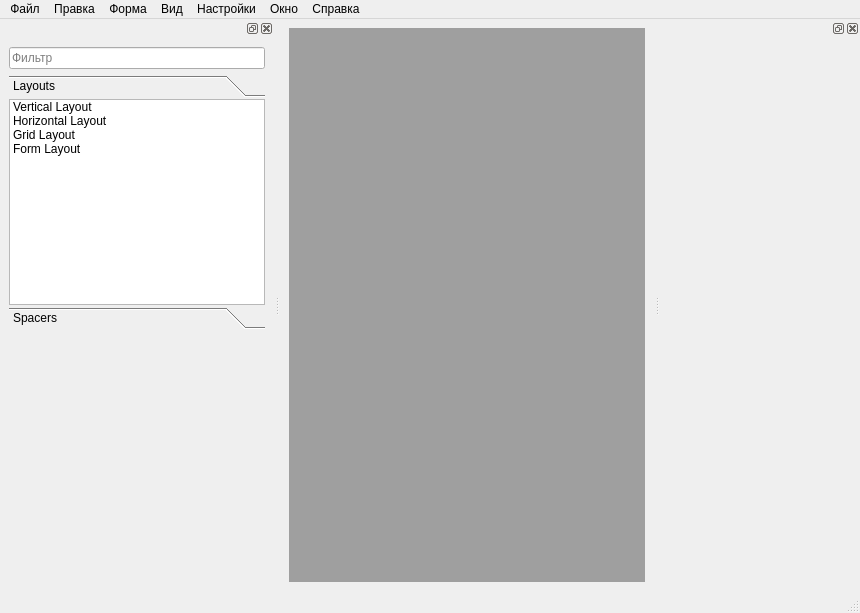
<?xml version="1.0" encoding="UTF-8"?>
<ui version="4.0">
 <class>MainWindow</class>
 <widget class="QMainWindow" name="MainWindow">
  <property name="geometry">
   <rect>
    <x>0</x>
    <y>0</y>
    <width>860</width>
    <height>613</height>
   </rect>
  </property>
  <property name="windowTitle">
   <string>MainWindow</string>
  </property>
  <widget class="QWidget" name="centralwidget">
   <layout class="QHBoxLayout" name="horizontalLayout">
    <item>
     <widget class="QMdiArea" name="mdiArea"/>
    </item>
   </layout>
  </widget>
  <widget class="QMenuBar" name="menubar">
   <property name="geometry">
    <rect>
     <x>0</x>
     <y>0</y>
     <width>860</width>
     <height>21</height>
    </rect>
   </property>
   <widget class="QMenu" name="menu">
    <property name="title">
     <string>Файл</string>
    </property>
    <widget class="QMenu" name="menu_8">
     <property name="title">
      <string>Последние формы</string>
     </property>
     <addaction name="actionQMain_ui"/>
     <addaction name="actionMy_Form_ui"/>
     <addaction name="separator"/>
     <addaction name="action_5"/>
    </widget>
    <addaction name="action"/>
    <addaction name="action_2"/>
    <addaction name="menu_8"/>
    <addaction name="separator"/>
    <addaction name="action_7"/>
    <addaction name="action_8"/>
    <addaction name="action_9"/>
    <addaction name="action_10"/>
    <addaction name="separator"/>
    <addaction name="action_12"/>
    <addaction name="action_13"/>
    <addaction name="separator"/>
    <addaction name="action_15"/>
    <addaction name="separator"/>
    <addaction name="action_17"/>
   </widget>
   <widget class="QMenu" name="menu_2">
    <property name="title">
     <string>Правка</string>
    </property>
    <addaction name="action_18"/>
    <addaction name="action_19"/>
    <addaction name="separator"/>
    <addaction name="action_21"/>
    <addaction name="action_22"/>
    <addaction name="action_23"/>
    <addaction name="action_24"/>
    <addaction name="action_25"/>
    <addaction name="separator"/>
    <addaction name="action_27"/>
    <addaction name="action_28"/>
    <addaction name="separator"/>
    <addaction name="action_30"/>
    <addaction name="action_31"/>
    <addaction name="action_32"/>
    <addaction name="action_33"/>
   </widget>
   <widget class="QMenu" name="menu_3">
    <property name="title">
     <string>Форма</string>
    </property>
    <widget class="QMenu" name="menu_9">
     <property name="title">
      <string>Предпросмотр в</string>
     </property>
     <addaction name="action_windowsvista"/>
     <addaction name="action_Windows"/>
     <addaction name="action_Fusion"/>
    </widget>
    <addaction name="action_34"/>
    <addaction name="action_35"/>
    <addaction name="action_36"/>
    <addaction name="action_37"/>
    <addaction name="action_38"/>
    <addaction name="action_39"/>
    <addaction name="action_40"/>
    <addaction name="action_41"/>
    <addaction name="action_42"/>
    <addaction name="separator"/>
    <addaction name="menu_9"/>
    <addaction name="action_45"/>
    <addaction name="action_C"/>
    <addaction name="action_Python"/>
    <addaction name="separator"/>
    <addaction name="action_47"/>
   </widget>
   <widget class="QMenu" name="menu_4">
    <property name="title">
     <string>Вид</string>
    </property>
    <widget class="QMenu" name="menu_10">
     <property name="title">
      <string>Панель инструментов</string>
     </property>
     <addaction name="action_56"/>
     <addaction name="action_57"/>
     <addaction name="action_58"/>
     <addaction name="action_59"/>
     <addaction name="action_60"/>
    </widget>
    <addaction name="action_48"/>
    <addaction name="action_49"/>
    <addaction name="action_50"/>
    <addaction name="action_51"/>
    <addaction name="action_52"/>
    <addaction name="action_53"/>
    <addaction name="separator"/>
    <addaction name="menu_10"/>
   </widget>
   <widget class="QMenu" name="menu_5">
    <property name="title">
     <string>Настройки</string>
    </property>
    <widget class="QMenu" name="menu_11">
     <property name="title">
      <string>Язык</string>
     </property>
     <addaction name="actionTranslateToEn"/>
     <addaction name="actionTranslateToRu"/>
    </widget>
    <addaction name="action_61"/>
    <addaction name="action_62"/>
    <addaction name="separator"/>
    <addaction name="menu_11"/>
   </widget>
   <widget class="QMenu" name="menu_6">
    <property name="title">
     <string>Окно</string>
    </property>
    <addaction name="action_63"/>
    <addaction name="separator"/>
    <addaction name="actionUiForm_py"/>
   </widget>
   <widget class="QMenu" name="menu_7">
    <property name="title">
     <string>Справка</string>
    </property>
    <addaction name="actionCghfdrf_gj"/>
    <addaction name="separator"/>
    <addaction name="action_66"/>
    <addaction name="separator"/>
    <addaction name="action_68"/>
    <addaction name="action_Qt_Designer"/>
    <addaction name="action_Qt"/>
   </widget>
   <addaction name="menu"/>
   <addaction name="menu_2"/>
   <addaction name="menu_3"/>
   <addaction name="menu_4"/>
   <addaction name="menu_5"/>
   <addaction name="menu_6"/>
   <addaction name="menu_7"/>
  </widget>
  <widget class="QStatusBar" name="statusbar"/>
  <widget class="QDockWidget" name="dockWidget_5">
   <property name="minimumSize">
    <size>
     <width>200</width>
     <height>38</height>
    </size>
   </property>
   <attribute name="dockWidgetArea">
    <number>2</number>
   </attribute>
   <widget class="QWidget" name="dockWidgetContents_5"/>
  </widget>
  <widget class="QDockWidget" name="dockWidget_6">
   <property name="minimumSize">
    <size>
     <width>200</width>
     <height>318</height>
    </size>
   </property>
   <attribute name="dockWidgetArea">
    <number>1</number>
   </attribute>
   <widget class="QWidget" name="dockWidgetContents_6">
    <layout class="QVBoxLayout" name="verticalLayout">
     <item>
      <widget class="QLineEdit" name="lineEdit">
       <property name="text">
        <string/>
       </property>
       <property name="placeholderText">
        <string>Фильтр</string>
       </property>
      </widget>
     </item>
     <item>
      <widget class="QToolBox" name="toolBoxWidgets">
       <property name="sizePolicy">
        <sizepolicy hsizetype="Preferred" vsizetype="Preferred">
         <horstretch>0</horstretch>
         <verstretch>0</verstretch>
        </sizepolicy>
       </property>
       <property name="frameShape">
        <enum>QFrame::NoFrame</enum>
       </property>
       <property name="frameShadow">
        <enum>QFrame::Plain</enum>
       </property>
       <property name="currentIndex">
        <number>0</number>
       </property>
       <property name="tabSpacing">
        <number>2</number>
       </property>
       <widget class="QWidget" name="page">
        <property name="geometry">
         <rect>
          <x>0</x>
          <y>0</y>
          <width>256</width>
          <height>204</height>
         </rect>
        </property>
        <attribute name="label">
         <string>Layouts</string>
        </attribute>
        <layout class="QVBoxLayout" name="verticalLayout_2">
         <property name="spacing">
          <number>0</number>
         </property>
         <property name="leftMargin">
          <number>0</number>
         </property>
         <property name="topMargin">
          <number>0</number>
         </property>
         <property name="rightMargin">
          <number>0</number>
         </property>
         <property name="bottomMargin">
          <number>0</number>
         </property>
         <item>
          <widget class="QListWidget" name="listWidget">
           <property name="viewMode">
            <enum>QListView::ListMode</enum>
           </property>
           <item>
            <property name="text">
             <string>Vertical Layout</string>
            </property>
            <property name="icon">
             <iconset>
              <normaloff>:/layoutICO/verticallayout.ico</normaloff>:/layoutICO/verticallayout.ico</iconset>
            </property>
           </item>
           <item>
            <property name="text">
             <string>Horizontal Layout</string>
            </property>
            <property name="icon">
             <iconset>
              <normaloff>:/layoutICO/horizonatllayout.ico</normaloff>:/layoutICO/horizonatllayout.ico</iconset>
            </property>
           </item>
           <item>
            <property name="text">
             <string>Grid Layout</string>
            </property>
           </item>
           <item>
            <property name="text">
             <string>Form Layout</string>
            </property>
           </item>
          </widget>
         </item>
        </layout>
       </widget>
       <widget class="QWidget" name="page_2">
        <property name="geometry">
         <rect>
          <x>0</x>
          <y>0</y>
          <width>182</width>
          <height>204</height>
         </rect>
        </property>
        <attribute name="label">
         <string>Spacers</string>
        </attribute>
       </widget>
      </widget>
     </item>
     <item>
      <spacer name="verticalSpacer">
       <property name="orientation">
        <enum>Qt::Vertical</enum>
       </property>
       <property name="sizeHint" stdset="0">
        <size>
         <width>20</width>
         <height>40</height>
        </size>
       </property>
      </spacer>
     </item>
    </layout>
   </widget>
  </widget>
  <action name="action">
   <property name="text">
    <string>Новый...</string>
   </property>
   <property name="shortcut">
    <string>Ctrl+N</string>
   </property>
  </action>
  <action name="action_2">
   <property name="text">
    <string>Файл...</string>
   </property>
   <property name="shortcut">
    <string>Ctrl+O</string>
   </property>
  </action>
  <action name="actionQMain_ui">
   <property name="text">
    <string>QMain.ui</string>
   </property>
  </action>
  <action name="actionMy_Form_ui">
   <property name="text">
    <string>My Form.ui</string>
   </property>
  </action>
  <action name="action_5">
   <property name="text">
    <string>Очистить меню</string>
   </property>
  </action>
  <action name="action_7">
   <property name="text">
    <string>Сохранить</string>
   </property>
   <property name="shortcut">
    <string>Ctrl+S</string>
   </property>
  </action>
  <action name="action_8">
   <property name="text">
    <string>Сохранить как...</string>
   </property>
  </action>
  <action name="action_9">
   <property name="text">
    <string>Сохранить всё</string>
   </property>
   <property name="shortcut">
    <string>Ctrl+Shift+Q</string>
   </property>
  </action>
  <action name="action_10">
   <property name="text">
    <string>Сохранить как шаблон...</string>
   </property>
  </action>
  <action name="action_12">
   <property name="text">
    <string>Печать...</string>
   </property>
   <property name="shortcut">
    <string>Ctrl+P</string>
   </property>
  </action>
  <action name="action_13">
   <property name="text">
    <string>Сохранить изображение...</string>
   </property>
  </action>
  <action name="action_15">
   <property name="text">
    <string>Закрыть</string>
   </property>
  </action>
  <action name="action_17">
   <property name="text">
    <string>Выход</string>
   </property>
   <property name="shortcut">
    <string>Ctrl+F4</string>
   </property>
  </action>
  <action name="action_18">
   <property name="text">
    <string>Отменить Вставить действие</string>
   </property>
   <property name="shortcut">
    <string>Ctrl+Z</string>
   </property>
  </action>
  <action name="action_19">
   <property name="enabled">
    <bool>false</bool>
   </property>
   <property name="text">
    <string>Повторить действие</string>
   </property>
   <property name="shortcut">
    <string>Ctrl+Y</string>
   </property>
  </action>
  <action name="action_21">
   <property name="enabled">
    <bool>false</bool>
   </property>
   <property name="text">
    <string>Вырезать</string>
   </property>
   <property name="shortcut">
    <string>Ctrl+X</string>
   </property>
  </action>
  <action name="action_22">
   <property name="enabled">
    <bool>false</bool>
   </property>
   <property name="text">
    <string>Копировать</string>
   </property>
   <property name="shortcut">
    <string>Ctrl+C</string>
   </property>
  </action>
  <action name="action_23">
   <property name="enabled">
    <bool>false</bool>
   </property>
   <property name="text">
    <string>Вставить</string>
   </property>
   <property name="shortcut">
    <string>Ctrl+V</string>
   </property>
  </action>
  <action name="action_24">
   <property name="enabled">
    <bool>false</bool>
   </property>
   <property name="text">
    <string>Удалить</string>
   </property>
  </action>
  <action name="action_25">
   <property name="text">
    <string>Выделить всё</string>
   </property>
   <property name="shortcut">
    <string>Ctrl+A</string>
   </property>
  </action>
  <action name="action_27">
   <property name="enabled">
    <bool>false</bool>
   </property>
   <property name="text">
    <string>Переместить назад</string>
   </property>
   <property name="shortcut">
    <string>Ctrl+K</string>
   </property>
  </action>
  <action name="action_28">
   <property name="enabled">
    <bool>false</bool>
   </property>
   <property name="text">
    <string>Переместить вперед</string>
   </property>
   <property name="shortcut">
    <string>Ctrl+L</string>
   </property>
  </action>
  <action name="action_30">
   <property name="text">
    <string>Изменение виджетов</string>
   </property>
   <property name="shortcut">
    <string>F3</string>
   </property>
  </action>
  <action name="action_31">
   <property name="text">
    <string>Изменение сигналов/слотов</string>
   </property>
   <property name="shortcut">
    <string>F4</string>
   </property>
  </action>
  <action name="action_32">
   <property name="text">
    <string>Изменение партнеров</string>
   </property>
  </action>
  <action name="action_33">
   <property name="text">
    <string>Изменение порядка переключений</string>
   </property>
  </action>
  <action name="action_34">
   <property name="text">
    <string>Скомпоновать по горизонтали</string>
   </property>
   <property name="shortcut">
    <string>Ctrl+1</string>
   </property>
  </action>
  <action name="action_35">
   <property name="text">
    <string>Скомпоновать по вертикали</string>
   </property>
   <property name="shortcut">
    <string>Ctrl+2</string>
   </property>
  </action>
  <action name="action_36">
   <property name="enabled">
    <bool>false</bool>
   </property>
   <property name="text">
    <string>Скомпоновать по горизонтали с разделителем</string>
   </property>
   <property name="shortcut">
    <string>Ctrl+3</string>
   </property>
  </action>
  <action name="action_37">
   <property name="enabled">
    <bool>false</bool>
   </property>
   <property name="text">
    <string>Скомпоновать по вертикали с разделителем</string>
   </property>
   <property name="shortcut">
    <string>Ctrl+4</string>
   </property>
  </action>
  <action name="action_38">
   <property name="text">
    <string>Скомпоновать по сетке</string>
   </property>
   <property name="shortcut">
    <string>Ctrl+5</string>
   </property>
  </action>
  <action name="action_39">
   <property name="text">
    <string>Скомпоновать в два столбца</string>
   </property>
   <property name="shortcut">
    <string>Ctrl+6</string>
   </property>
  </action>
  <action name="action_40">
   <property name="enabled">
    <bool>false</bool>
   </property>
   <property name="text">
    <string>Удалить компоновщик</string>
   </property>
   <property name="shortcut">
    <string>Ctrl+0</string>
   </property>
  </action>
  <action name="action_41">
   <property name="text">
    <string>Подогнать размер</string>
   </property>
   <property name="shortcut">
    <string>Ctrl+J</string>
   </property>
  </action>
  <action name="action_42">
   <property name="enabled">
    <bool>false</bool>
   </property>
   <property name="text">
    <string>Упростить компоновку по сетке</string>
   </property>
  </action>
  <action name="action_windowsvista">
   <property name="text">
    <string>Стиль windowsvista</string>
   </property>
  </action>
  <action name="action_Windows">
   <property name="text">
    <string>Стиль Windows</string>
   </property>
  </action>
  <action name="action_Fusion">
   <property name="text">
    <string>Стиль Fusion</string>
   </property>
  </action>
  <action name="action_45">
   <property name="text">
    <string>Предпросмотр...</string>
   </property>
   <property name="shortcut">
    <string>Ctrl+R</string>
   </property>
  </action>
  <action name="action_C">
   <property name="text">
    <string>Показать код C++...</string>
   </property>
  </action>
  <action name="action_Python">
   <property name="text">
    <string>Показать код Python...</string>
   </property>
  </action>
  <action name="action_47">
   <property name="text">
    <string>Настройка формы...</string>
   </property>
  </action>
  <action name="action_48">
   <property name="checkable">
    <bool>true</bool>
   </property>
   <property name="checked">
    <bool>true</bool>
   </property>
   <property name="text">
    <string>Панель виджетов</string>
   </property>
  </action>
  <action name="action_49">
   <property name="checkable">
    <bool>true</bool>
   </property>
   <property name="checked">
    <bool>true</bool>
   </property>
   <property name="text">
    <string>Инспектор объектов</string>
   </property>
  </action>
  <action name="action_50">
   <property name="checkable">
    <bool>true</bool>
   </property>
   <property name="checked">
    <bool>true</bool>
   </property>
   <property name="text">
    <string>Редактор свойств</string>
   </property>
   <property name="shortcut">
    <string>Ctrl+I</string>
   </property>
  </action>
  <action name="action_51">
   <property name="checkable">
    <bool>true</bool>
   </property>
   <property name="checked">
    <bool>true</bool>
   </property>
   <property name="text">
    <string>Обозреватель ресурсов</string>
   </property>
  </action>
  <action name="action_52">
   <property name="checkable">
    <bool>true</bool>
   </property>
   <property name="checked">
    <bool>true</bool>
   </property>
   <property name="text">
    <string>Редактор действий</string>
   </property>
  </action>
  <action name="action_53">
   <property name="checkable">
    <bool>true</bool>
   </property>
   <property name="checked">
    <bool>true</bool>
   </property>
   <property name="text">
    <string>Редактор Сигналов/Слотов</string>
   </property>
  </action>
  <action name="action_56">
   <property name="checkable">
    <bool>true</bool>
   </property>
   <property name="checked">
    <bool>true</bool>
   </property>
   <property name="text">
    <string>Инструменты</string>
   </property>
  </action>
  <action name="action_57">
   <property name="checkable">
    <bool>true</bool>
   </property>
   <property name="checked">
    <bool>true</bool>
   </property>
   <property name="text">
    <string>Правка</string>
   </property>
  </action>
  <action name="action_58">
   <property name="checkable">
    <bool>true</bool>
   </property>
   <property name="checked">
    <bool>true</bool>
   </property>
   <property name="text">
    <string>Файл</string>
   </property>
  </action>
  <action name="action_59">
   <property name="checkable">
    <bool>true</bool>
   </property>
   <property name="checked">
    <bool>true</bool>
   </property>
   <property name="text">
    <string>Форма</string>
   </property>
  </action>
  <action name="action_60">
   <property name="text">
    <string>Настройка панели инструментов...</string>
   </property>
  </action>
  <action name="action_61">
   <property name="text">
    <string>Настройки...</string>
   </property>
  </action>
  <action name="action_62">
   <property name="enabled">
    <bool>false</bool>
   </property>
   <property name="text">
    <string>Дополнительные шрифты...</string>
   </property>
  </action>
  <action name="action_63">
   <property name="text">
    <string>Свернуть</string>
   </property>
   <property name="shortcut">
    <string>Ctrl+M</string>
   </property>
  </action>
  <action name="actionUiForm_py">
   <property name="checkable">
    <bool>true</bool>
   </property>
   <property name="checked">
    <bool>true</bool>
   </property>
   <property name="text">
    <string>UiForm.py</string>
   </property>
   <property name="menuRole">
    <enum>QAction::TextHeuristicRole</enum>
   </property>
  </action>
  <action name="actionCghfdrf_gj">
   <property name="text">
    <string>Справка по Qt Designer</string>
   </property>
   <property name="shortcut">
    <string>Ctrl+.</string>
   </property>
  </action>
  <action name="action_66">
   <property name="text">
    <string>Справка по виджету</string>
   </property>
   <property name="shortcut">
    <string>F1</string>
   </property>
  </action>
  <action name="action_68">
   <property name="text">
    <string>О модулях</string>
   </property>
  </action>
  <action name="action_Qt">
   <property name="text">
    <string>О Qt</string>
   </property>
  </action>
  <action name="action_Qt_Designer">
   <property name="text">
    <string>О Qt Designer</string>
   </property>
  </action>
  <action name="actionTranslateToEn">
   <property name="text">
    <string>Английский</string>
   </property>
  </action>
  <action name="actionTranslateToRu">
   <property name="text">
    <string>Русский</string>
   </property>
  </action>
 </widget>
 <resources>
  <include location="MyDesigner_resources.qrc"/>
 </resources>
 <connections/>
 <designerdata>
  <property name="gridDeltaX">
   <number>10</number>
  </property>
  <property name="gridDeltaY">
   <number>10</number>
  </property>
  <property name="gridSnapX">
   <bool>true</bool>
  </property>
  <property name="gridSnapY">
   <bool>true</bool>
  </property>
  <property name="gridVisible">
   <bool>true</bool>
  </property>
 </designerdata>
</ui>
